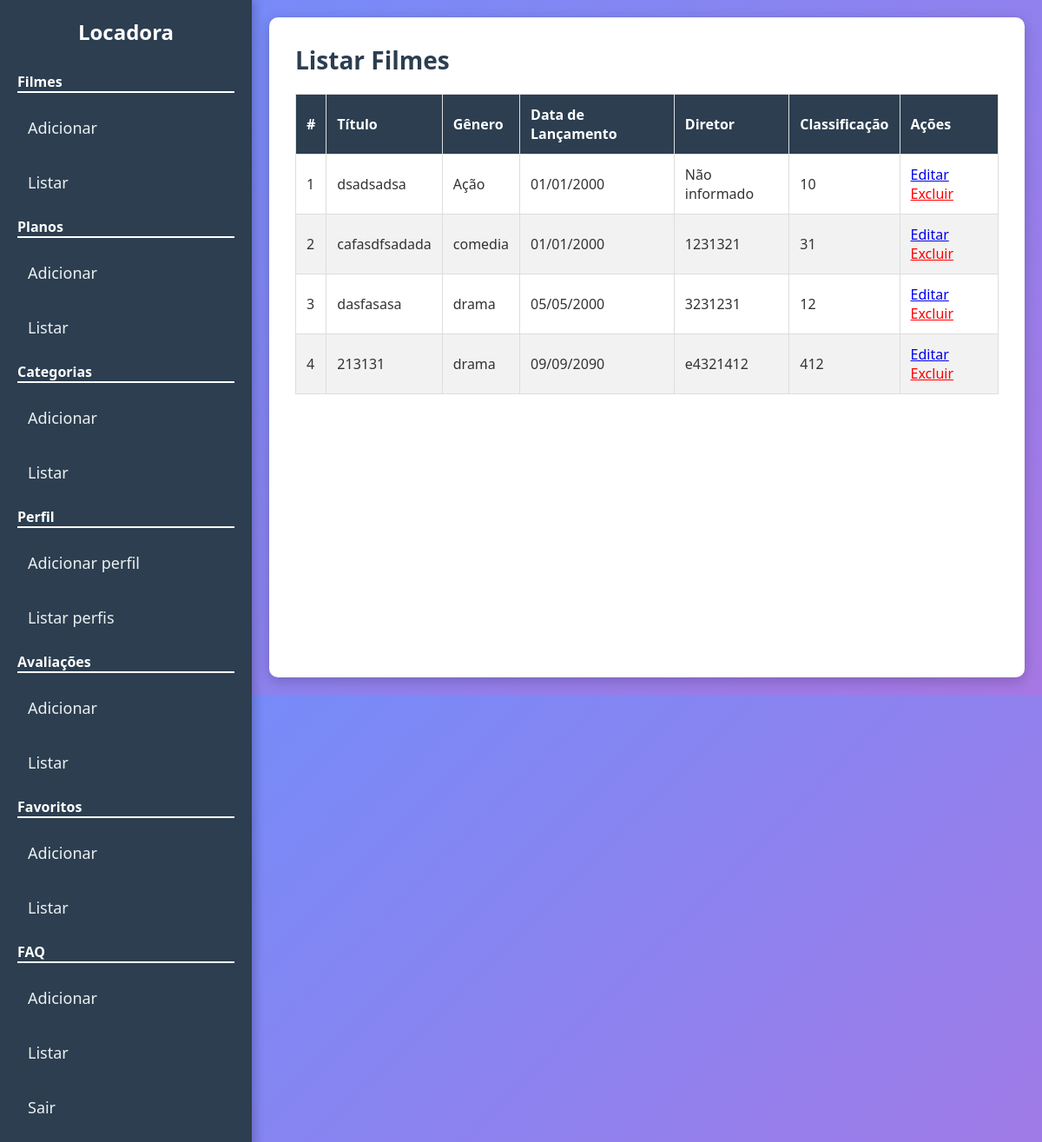
Page /filmes/listar.php on the committed database.
### tables this page shows
CREATE TABLE `filmes` (
  `id` int(11) NOT NULL,
  `titulo` varchar(125) NOT NULL,
  `genero` enum('acao','drama','comedia','fantasia','suspense','terror') NOT NULL,
  `dataDeLancamento` date DEFAULT NULL,
  `classificacao` int(11) NOT NULL DEFAULT 0,
  `diretor` varchar(125) DEFAULT NULL,
  `descricao` text NOT NULL,
  `created_at` datetime NOT NULL DEFAULT current_timestamp(),
  `created_by` int(11) NOT NULL,
  `updated_at` datetime DEFAULT NULL,
  `updated_by` int(11) DEFAULT NULL,
  `deleted_at` datetime DEFAULT NULL,
  `deleted_by` int(11) DEFAULT NULL
);

### filmes/listar.php (the view, shortened to what this page needs)
<?php
    require "../conexao.php";
    $sql = "SELECT * FROM `filmes` where deleted_by is null";
    $resultado = $conn->query($sql);
?>
<!DOCTYPE html>
<html lang="pt-BR">
<head>
</head>
<body>
    <?php require "../menu.php"; ?>
    <div class="main-content">
        <h1>Listar Filmes</h1>
        <table>
            <thead>
                <tr>
                    <th>#</th>
                    <th>Título</th>
                    <th>Gênero</th>
                    <th>Data de Lançamento</th>
                    <th>Diretor</th>
                    <th>Classificação</th>
                    <th>Ações</th>
                </tr>
            </thead>
            <tbody>
                <?php
                while ($row = $resultado->fetch_assoc()) {
                    $data = new DateTime($row["dataDeLancamento"]);
                    $data = $data->format("d/m/Y");
                    $diretor = $row["diretor"];
                    if ($diretor == '') {
                        $diretor = 'Não informado';
                    }
                    $genero = $row["genero"];
                    if ($genero == "acao") {
                        $genero = "Ação";
                    }
                    ?>
                    <tr>
                        <td><?php echo $row["id"] ?></td>
                        <td><?php echo $row["titulo"] ?></td>
                        <td><?php echo $genero ?></td>
                        <td><?php echo $data?></td>
                        <td><?php echo $diretor?></td>
                        <td><?php echo $row["classificacao"] ?></td>
                        <td>
                            <a href="atualizar.php?id=<?php echo $row['id']; ?>">Editar</a>
                            <a href="deletar.php?id=<?php echo $row['id']; ?>" style="color: red;">Excluir</a>
                        </td>
                    </tr>
                    <?php
                }
                ?>
            </tbody>
        </table>
    </div>
</body>
</html>

### menu.php (shortened to what this page needs)
<?php
    $host = '/faisp-main';
?>
<div class="sidebar">
    <h2>Locadora</h2>
    <ul>
        <li>
            <p>Filmes</p>
            <ul>
                <li><a href="<?php echo $host?>/filmes/criar.php">Adicionar</a></li>
                <li><a href="<?php echo $host?>/filmes/listar.php">Listar</a></li>
            </ul>
        </li>
        <li>
            <p>Planos</p>
            <ul>
                <li><a href="<?php echo $host?>/planos/criar.php">Adicionar</a></li>
                <li><a href="<?php echo $host?>/planos/listar.php">Listar</a></li>
            </ul>
        </li>
        <li>
            <p>Categorias</p>
            <ul>
                <li><a href="<?php echo $host?>/categorias/criar.php">Adicionar</a></li>
                <li><a href="<?php echo $host?>/categorias/listar.php">Listar</a></li>
            </ul>
        </li>
        <li>
            <p>Perfil</p>
            <ul>
                <li><a href="<?php echo $host?>/perfil/adicionar.php">Adicionar perfil</a></li>
                <li><a href="<?php echo $host?>/perfil/listar.php">Listar perfis</a></li>
            </ul>
        </li>
        <li>
            <p>Avaliações</p>
            <ul>
                <li><a href="<?php echo $host?>/avaliacoes/criar.php">Adicionar</a></li>
                <li><a href="<?php echo $host?>/avaliacoes/listar.php">Listar</a></li>
            </ul>
        </li>
        <li>
            <p>Favoritos</p>
            <ul>
                <li><a href="<?php echo $host?>/favoritos/criar.php">Adicionar</a></li>
                <li><a href="<?php echo $host?>/favoritos/listar.php">Listar</a></li>
            </ul>
        </li>
        <li>
            <p>FAQ</p>
            <ul>
                <li><a href="<?php echo $host?>/faq/criar.php">Adicionar</a></li>
                <li><a href="<?php echo $host?>/faq/listar.php">Listar</a></li>
            </ul>
        </li>
        <li><a href="<?php echo $host?>/usuarios/logout.php">Sair</a></li>
    </ul>
</div>

### filmes/listar.php (style rules this page uses)
body { font-family: 'Segoe UI', Tahoma, Geneva, Verdana, sans-serif; background: linear-gradient(135deg, #6e8efb, #a777e3); margin: 0; display: flex; height: 100vh; color: #333; }
.sidebar { background-color: #2c3e50; width: 250px; padding: 20px; box-shadow: 4px 0 10px rgba(0, 0, 0, 0.2); height: 100%; display: flex; flex-direction: column; align-items: center; }
.sidebar h2 { color: white; font-size: 24px; margin: 0; margin-bottom: 30px; }
.sidebar ul { list-style-type: none; padding: 0; width: 100%; }
.sidebar ul li { margin: 15px 0; }
.sidebar ul li a { text-decoration: none; color: #ecf0f1; font-size: 18px; display: block; padding: 12px; border-radius: 8px; transition: background-color 0.3s, color 0.3s; }
.main-content { flex: 1; padding: 30px; background-color: white; border-radius: 10px; box-shadow: 0 4px 15px rgba(0, 0, 0, 0.2); margin: 20px; overflow-y: auto; }
.main-content h1 { margin-top: 0; color: #2c3e50; font-size: 28px; }
table { width: 100%; border-collapse: collapse; margin-top: 20px; }
table, th, td { border: 1px solid #ddd; }
th, td { padding: 12px; text-align: left; }
th { background-color: #2c3e50; color: white; }
tr:nth-child(even) { background-color: #f2f2f2; }

### menu.php (style rules this page uses)
.sidebar { background-color: #2c3e50; width: 250px; padding: 20px; box-shadow: 4px 0 10px rgba(0, 0, 0, 0.2); height: 100%; display: inline-table; flex-direction: column; align-items: center; }
.sidebar h2 { color: white; font-size: 24px; margin: 0; margin-bottom: 30px; text-align: center; }
.sidebar ul { list-style-type: none; padding: 0; width: 100%; }
.sidebar ul li { margin: 15px 0; }
.sidebar ul li p { color: white; font-weight: bolder; border-bottom: 2px solid white; }
.sidebar ul li a { text-decoration: none; color: #ecf0f1; font-size: 18px; display: block; padding: 12px; border-radius: 8px; transition: background-color 0.3s, color 0.3s; }

### rows in the picture
filmes: id "1", titulo "dsadsadsa", genero "Ação", dataDeLancamento "01/01/2000", diretor "Não informado", classificacao "10"
filmes: id "2", titulo "cafasdfsadada", genero "comedia", dataDeLancamento "01/01/2000", diretor "1231321", classificacao "31"
filmes: id "3", titulo "dasfasasa", genero "drama", dataDeLancamento "05/05/2000", diretor "3231231", classificacao "12"
filmes: id "4", titulo "213131", genero "drama", dataDeLancamento "09/09/2090", diretor "e4321412", classificacao "412"
